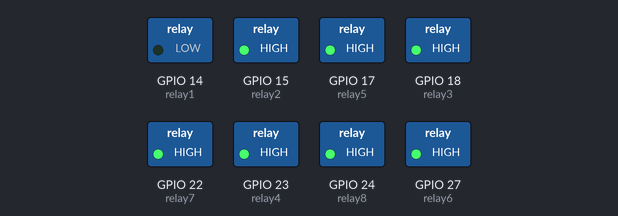
Bench run of a program on a simulated Raspberry Pi (BCM pin numbers). Shown: switched loads named in the program (green lamp = pin HIGH). Parts the program declares active-low are drawn by pin level, so they are really on while drawn off; what the program prints to the terminal is not drawn. At 80.0 s the program stops and its outputs stay as they are.

Above: at 0.1 s.
At 10.1 s:
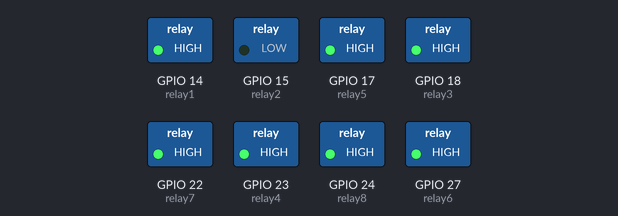
At 20.1 s:
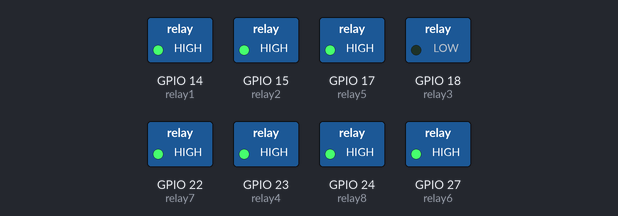
At 30.1 s:
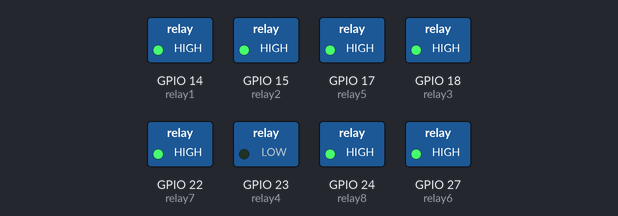
At 35.1 s:
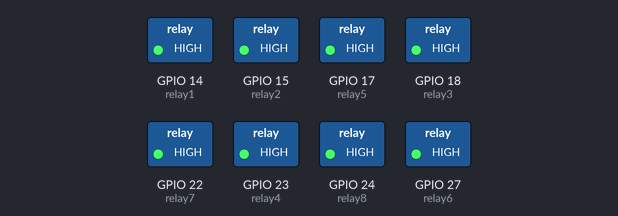
Timing chart, 0 to 36.6 s (numbered marks = the images above):
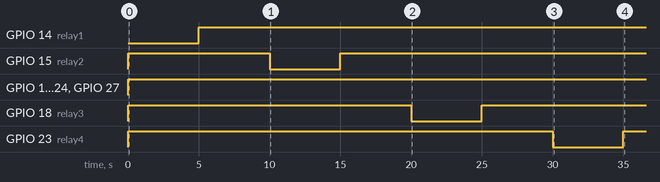

Measured:
- by itself, GPIO 14 (relay1): LOW → HIGH at 5.0 s
- by itself, GPIO 15 (relay2): LOW → HIGH at 0.00 s, → LOW 10.0 s later, → HIGH 5.0 s later
- by itself, GPIO 17 (relay5), GPIO 22 (relay7), GPIO 24 (relay8), GPIO 27 (relay6): LOW → HIGH at 0.00 s
- by itself, GPIO 18 (relay3): LOW → HIGH at 0.00 s, → LOW 20.0 s later, → HIGH 5.0 s later
- by itself, GPIO 23 (relay4): LOW → HIGH at 0.00 s, → LOW 30.0 s later, → HIGH 5.0 s later

The program:

relay_test.py
```python
import gpiozero
import time

RELAY_1 = 14
RELAY_2 = 15
RELAY_3 = 18
RELAY_4 = 23
RELAY_5 = 17
RELAY_6 = 27
RELAY_7 = 22
RELAY_8 = 24

relay1 = gpiozero.OutputDevice(RELAY_1, active_high=False, initial_value=False)
relay2 = gpiozero.OutputDevice(RELAY_2, active_high=False, initial_value=False)
relay3 = gpiozero.OutputDevice(RELAY_3, active_high=False, initial_value=False)
relay4 = gpiozero.OutputDevice(RELAY_4, active_high=False, initial_value=False)
relay5 = gpiozero.OutputDevice(RELAY_5, active_high=False, initial_value=False)
relay6 = gpiozero.OutputDevice(RELAY_6, active_high=False, initial_value=False)
relay7 = gpiozero.OutputDevice(RELAY_7, active_high=False, initial_value=False)
relay8 = gpiozero.OutputDevice(RELAY_8, active_high=False, initial_value=False)

print('Starting relay test')

relay1.on()
time.sleep(5)
relay1.off()
time.sleep(5)

relay2.on()
time.sleep(5)
relay2.off()
time.sleep(5)

relay3.on()
time.sleep(5)
relay3.off()
time.sleep(5)

relay4.on()
time.sleep(5)
relay4.off()
time.sleep(5)

relay5.on()
time.sleep(5)
relay5.off()
time.sleep(5)

relay6.on()
time.sleep(5)
relay6.off()
time.sleep(5)

relay7.on()
time.sleep(5)
relay7.off()
time.sleep(5)

relay8.on()
time.sleep(5)
relay8.off()
time.sleep(5)

print('Finished test')
```
